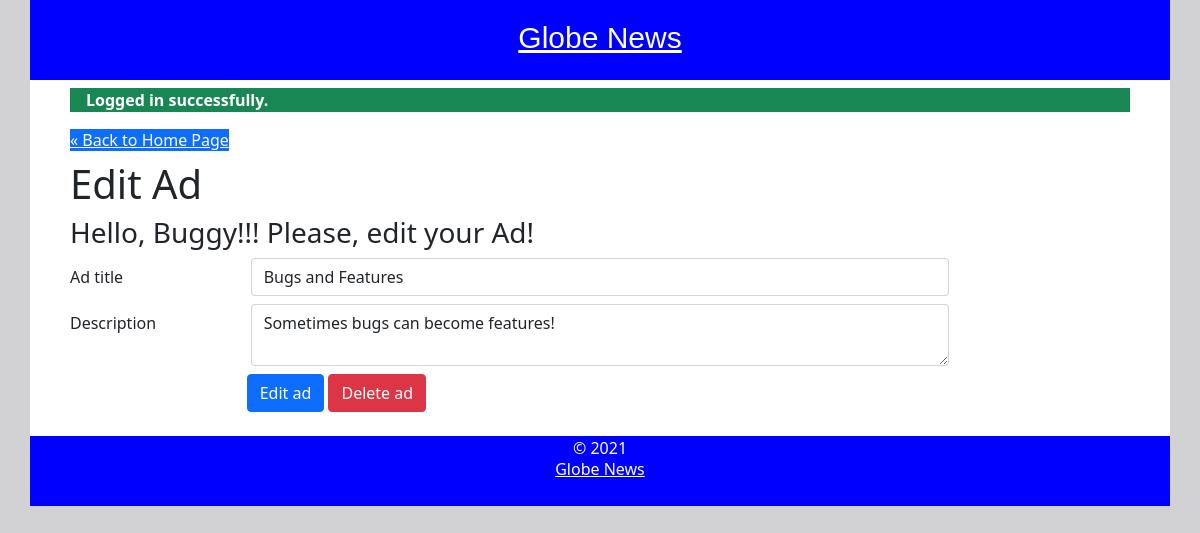
The page /edit.php?id=325 (signed in) on the database its author committed.
### tables this page shows
CREATE TABLE `pages` (
  `id` int(11) NOT NULL,
  `title` varchar(255) DEFAULT NULL,
  `description` text,
  `author` varchar(50) DEFAULT NULL,
  `created_at` int(11) DEFAULT NULL
);

### includes/session.class.php (called while the page is built, shortened)
<?php
class Session
{
    public $message;
    public function message($msg = "")
    {
        if (!empty($msg)) {
            $_SESSION['message'] = $msg;
        } else {
            return $this->message;
        }
    }
    private function checkLogin()
    {
        if (isset($_SESSION['user_id'])) {
            $this->author = $_SESSION['author'];
            $this->logged_in = true;
        } else {
            unset($this->user_id);
            unset($this->author);
            $this->logged_in = false;
        }
    }
    private function checkMessage()
    {
        if (isset($_SESSION['message'])) {
            $this->message = $_SESSION['message'];
        } else {
            $this->message = "";
        }
    }
}
$session = new Session();
$message = $session->message();

### includes/functions.php (called while the page is built, shortened)
<?php
function h($string = "")
{
    return htmlspecialchars($string);
}
?>

### includes/database.class.php (called while the page is built, shortened)
<?php
class MySQLDatabase
{
    public $connection;
    public function openConnection()
    {
        $this->connection = mysqli_connect(DB_SERVER, DB_USER, DB_PASS, DB_NAME);
    }
    public function query($sql)
    {
        $result = mysqli_query($this->connection, $sql);
        return $result;
    }
    public function fetchArray($result_set)
    {
        return mysqli_fetch_array($result_set);
    }
}
$database = new MySQLDatabase();

### includes/database_object.class.php (called while the page is built, shortened)
<?php
require_once(LIB_PATH . DS . 'database.class.php');
class DatabaseObject
{
    public static function findById($id = 0)
    {
        $result_array = static::findBySql("SELECT * FROM " . static::$table_name . " WHERE id={$id} LIMIT 1");
        return !empty($result_array) ? array_shift($result_array) : false;
    }
    public static function findBySql($sql = "")
    {
        global $database;
        $result_set = $database->query($sql);
        $object_array = array();
        while ($row = $database->fetchArray($result_set)) {
            $object_array[] = static::instantiate($row);
        }
        return $object_array;
    }
    private static function instantiate($record)
    {
        $object = new $class_name();
        foreach ($record as $attribute => $value) {
            if ($object->hasAttribute($attribute)) {
                $object->$attribute = $value;
            }
        }
        return $object;
    }
    private function hasAttribute($attribute)
    {
        return array_key_exists($attribute, $this->attributes());
    }
    protected function attributes()
    {
        $attributes = array();
        foreach (static::$db_fields as $field) {
            if (property_exists($this, $field)) {
                $attributes[$field] = $this->$field;
            }
        }
        return $attributes;
    }
}

### public/edit.php (the view, shortened to what this page needs)
<?php
require_once('../includes/initialize.php');
$id = $_GET['id'];
    $ad = Ad::findById($id);
?>
<div id="content">
  <div class="bg-success px-3 mt-2"><?php echo '<p class="text-white"><strong>' . $message . '</strong></p>'; ?></div>
  <a class="bg-primary text-white" href="index.php">&laquo; Back to Home Page</a>
  <h1 class="pt-2">Edit Ad</h1>
  <h3>Hello, <?php echo h($session->author); ?>!!! Please, edit your Ad!</h3>
  <form id="edit_ad" method="post">
    <fieldset class="form-group">
      <div class="form-group row">
        <label class="col-form-label col-2" for="title">Ad title</label>
        <div class="col-8">
          <input type="text" class="form-control" id="title" name="title" placeholder="Ad title"
          value="<?php echo h($ad->title); ?>"/>
        </div>
      </div>
      <div class="form-group row pt-2">
        <label class="col-form-label col-2" for="description">Description</label>
        <div class="col-8">
          <textarea type="text" class="form-control" name="description" placeholder="Edit ad"
          /><?php echo h($ad->description); ?></textarea>
        </div>
      </div>
      <div class="form-group pt-2">
        <div class="col-9 offset-2">
          <button type="submit" class="btn btn-primary" name="edit" value="Edit ad">Edit ad</button>
          <a class="btn btn-danger" data-bs-toggle="modal" data-bs-target="#exampleModal">Delete ad</a>
        </div>
      </div>
    </fieldset>
  </form>
</div>

### public/css/main.css (style rules this page uses)
html { height: 100%; width: 100%; }
body { width: 100%; margin: 0; padding: 0; background-color: #d2d2d4; }
#content { padding: 0 40px 0 40px; }

### rows shown on the page
pages: title "Bugs and Features", description "Sometimes bugs can become features!"

### other values the page prints
$message "Logged in successfully."
$session->author "Buggy"
